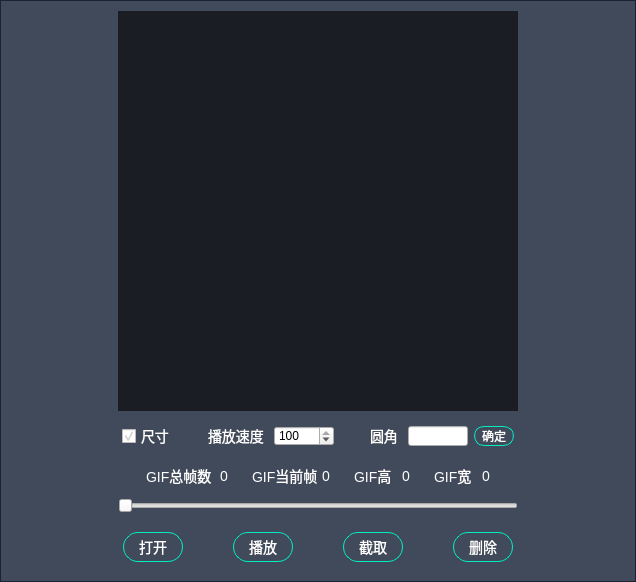
<?xml version="1.0" encoding="UTF-8"?>
<ui version="4.0">
 <class>gifHandlerClass</class>
 <widget class="QWidget" name="gifHandlerClass">
  <property name="geometry">
   <rect>
    <x>0</x>
    <y>0</y>
    <width>636</width>
    <height>582</height>
   </rect>
  </property>
  <property name="windowTitle">
   <string>gifHandler</string>
  </property>
  <property name="styleSheet">
   <string notr="true">
</string>
  </property>
  <layout class="QVBoxLayout" name="verticalLayout">
   <property name="spacing">
    <number>0</number>
   </property>
   <property name="leftMargin">
    <number>0</number>
   </property>
   <property name="topMargin">
    <number>0</number>
   </property>
   <property name="rightMargin">
    <number>0</number>
   </property>
   <property name="bottomMargin">
    <number>0</number>
   </property>
   <item>
    <widget class="QFrame" name="frame">
     <property name="styleSheet">
      <string notr="true">#frame
{
	background: rgba(21, 32, 52, 0.8);
}

QLabel
{
	font-family: 微软雅黑;
	font-size: 14px;
	color: #FFFFFF;
}</string>
     </property>
     <property name="frameShape">
      <enum>QFrame::StyledPanel</enum>
     </property>
     <property name="frameShadow">
      <enum>QFrame::Raised</enum>
     </property>
     <layout class="QVBoxLayout" name="verticalLayout_2">
      <property name="spacing">
       <number>0</number>
      </property>
      <property name="leftMargin">
       <number>0</number>
      </property>
      <property name="topMargin">
       <number>10</number>
      </property>
      <property name="rightMargin">
       <number>0</number>
      </property>
      <property name="bottomMargin">
       <number>10</number>
      </property>
      <item>
       <widget class="QWidget" name="widget_5" native="true">
        <property name="minimumSize">
         <size>
          <width>0</width>
          <height>0</height>
         </size>
        </property>
        <layout class="QHBoxLayout" name="horizontalLayout_5">
         <property name="spacing">
          <number>0</number>
         </property>
         <property name="leftMargin">
          <number>0</number>
         </property>
         <property name="topMargin">
          <number>0</number>
         </property>
         <property name="rightMargin">
          <number>0</number>
         </property>
         <property name="bottomMargin">
          <number>0</number>
         </property>
         <item>
          <widget class="QLabel" name="label_movies">
           <property name="minimumSize">
            <size>
             <width>400</width>
             <height>400</height>
            </size>
           </property>
           <property name="maximumSize">
            <size>
             <width>400</width>
             <height>400</height>
            </size>
           </property>
           <property name="styleSheet">
            <string notr="true">background-color: rgba(0, 0, 0, 0.6);</string>
           </property>
           <property name="text">
            <string/>
           </property>
          </widget>
         </item>
        </layout>
       </widget>
      </item>
      <item>
       <widget class="QWidget" name="widget" native="true">
        <property name="minimumSize">
         <size>
          <width>0</width>
          <height>50</height>
         </size>
        </property>
        <property name="maximumSize">
         <size>
          <width>16777215</width>
          <height>50</height>
         </size>
        </property>
        <layout class="QHBoxLayout" name="horizontalLayout">
         <item>
          <spacer name="horizontalSpacer_5">
           <property name="orientation">
            <enum>Qt::Horizontal</enum>
           </property>
           <property name="sizeHint" stdset="0">
            <size>
             <width>40</width>
             <height>20</height>
            </size>
           </property>
          </spacer>
         </item>
         <item>
          <widget class="QCheckBox" name="checkBox">
           <property name="minimumSize">
            <size>
             <width>50</width>
             <height>20</height>
            </size>
           </property>
           <property name="maximumSize">
            <size>
             <width>50</width>
             <height>20</height>
            </size>
           </property>
           <property name="cursor">
            <cursorShape>PointingHandCursor</cursorShape>
           </property>
           <property name="styleSheet">
            <string notr="true">QCheckBox
{
	font-family: 微软雅黑;
	font-size: 14px;
	color: #FFFFFF;
}</string>
           </property>
           <property name="text">
            <string>尺寸</string>
           </property>
           <property name="checked">
            <bool>true</bool>
           </property>
          </widget>
         </item>
         <item>
          <spacer name="horizontalSpacer">
           <property name="orientation">
            <enum>Qt::Horizontal</enum>
           </property>
           <property name="sizeType">
            <enum>QSizePolicy::Fixed</enum>
           </property>
           <property name="sizeHint" stdset="0">
            <size>
             <width>30</width>
             <height>20</height>
            </size>
           </property>
          </spacer>
         </item>
         <item>
          <widget class="QLabel" name="label">
           <property name="minimumSize">
            <size>
             <width>60</width>
             <height>20</height>
            </size>
           </property>
           <property name="maximumSize">
            <size>
             <width>60</width>
             <height>20</height>
            </size>
           </property>
           <property name="text">
            <string>播放速度</string>
           </property>
          </widget>
         </item>
         <item>
          <widget class="QSpinBox" name="spinBox">
           <property name="minimumSize">
            <size>
             <width>60</width>
             <height>20</height>
            </size>
           </property>
           <property name="maximumSize">
            <size>
             <width>60</width>
             <height>20</height>
            </size>
           </property>
           <property name="cursor">
            <cursorShape>PointingHandCursor</cursorShape>
           </property>
           <property name="maximum">
            <number>100</number>
           </property>
           <property name="value">
            <number>100</number>
           </property>
          </widget>
         </item>
         <item>
          <spacer name="horizontalSpacer_2">
           <property name="orientation">
            <enum>Qt::Horizontal</enum>
           </property>
           <property name="sizeType">
            <enum>QSizePolicy::Fixed</enum>
           </property>
           <property name="sizeHint" stdset="0">
            <size>
             <width>30</width>
             <height>20</height>
            </size>
           </property>
          </spacer>
         </item>
         <item>
          <widget class="QLabel" name="label_2">
           <property name="minimumSize">
            <size>
             <width>32</width>
             <height>20</height>
            </size>
           </property>
           <property name="maximumSize">
            <size>
             <width>32</width>
             <height>20</height>
            </size>
           </property>
           <property name="text">
            <string>圆角</string>
           </property>
          </widget>
         </item>
         <item>
          <widget class="QLineEdit" name="lineEdit">
           <property name="minimumSize">
            <size>
             <width>60</width>
             <height>20</height>
            </size>
           </property>
           <property name="maximumSize">
            <size>
             <width>60</width>
             <height>20</height>
            </size>
           </property>
          </widget>
         </item>
         <item>
          <widget class="QPushButton" name="pushButton_radius">
           <property name="minimumSize">
            <size>
             <width>40</width>
             <height>20</height>
            </size>
           </property>
           <property name="maximumSize">
            <size>
             <width>40</width>
             <height>20</height>
            </size>
           </property>
           <property name="styleSheet">
            <string notr="true">QPushButton
{
	border: 1px solid #01EEC3;
	font-family: 微软雅黑;
	font-size: 12px;
	color: #FFFFFF;
	border-radius: 10px;
}</string>
           </property>
           <property name="text">
            <string>确定</string>
           </property>
          </widget>
         </item>
         <item>
          <spacer name="horizontalSpacer_6">
           <property name="orientation">
            <enum>Qt::Horizontal</enum>
           </property>
           <property name="sizeHint" stdset="0">
            <size>
             <width>40</width>
             <height>20</height>
            </size>
           </property>
          </spacer>
         </item>
        </layout>
       </widget>
      </item>
      <item>
       <spacer name="verticalSpacer">
        <property name="orientation">
         <enum>Qt::Vertical</enum>
        </property>
        <property name="sizeHint" stdset="0">
         <size>
          <width>17</width>
          <height>37</height>
         </size>
        </property>
       </spacer>
      </item>
      <item>
       <widget class="QWidget" name="widget_4" native="true">
        <property name="minimumSize">
         <size>
          <width>0</width>
          <height>30</height>
         </size>
        </property>
        <property name="maximumSize">
         <size>
          <width>16777215</width>
          <height>30</height>
         </size>
        </property>
        <layout class="QHBoxLayout" name="horizontalLayout_4">
         <property name="spacing">
          <number>4</number>
         </property>
         <property name="leftMargin">
          <number>0</number>
         </property>
         <property name="topMargin">
          <number>0</number>
         </property>
         <property name="rightMargin">
          <number>0</number>
         </property>
         <property name="bottomMargin">
          <number>0</number>
         </property>
         <item>
          <spacer name="horizontalSpacer_9">
           <property name="orientation">
            <enum>Qt::Horizontal</enum>
           </property>
           <property name="sizeHint" stdset="0">
            <size>
             <width>175</width>
             <height>20</height>
            </size>
           </property>
          </spacer>
         </item>
         <item>
          <widget class="QLabel" name="label_3">
           <property name="minimumSize">
            <size>
             <width>70</width>
             <height>20</height>
            </size>
           </property>
           <property name="maximumSize">
            <size>
             <width>70</width>
             <height>20</height>
            </size>
           </property>
           <property name="text">
            <string>GIF总帧数</string>
           </property>
          </widget>
         </item>
         <item>
          <widget class="QLabel" name="label_gifNum">
           <property name="minimumSize">
            <size>
             <width>0</width>
             <height>20</height>
            </size>
           </property>
           <property name="maximumSize">
            <size>
             <width>16777215</width>
             <height>20</height>
            </size>
           </property>
           <property name="text">
            <string>0</string>
           </property>
          </widget>
         </item>
         <item>
          <spacer name="horizontalSpacer_11">
           <property name="orientation">
            <enum>Qt::Horizontal</enum>
           </property>
           <property name="sizeType">
            <enum>QSizePolicy::Fixed</enum>
           </property>
           <property name="sizeHint" stdset="0">
            <size>
             <width>20</width>
             <height>20</height>
            </size>
           </property>
          </spacer>
         </item>
         <item>
          <widget class="QLabel" name="label_4">
           <property name="minimumSize">
            <size>
             <width>0</width>
             <height>20</height>
            </size>
           </property>
           <property name="maximumSize">
            <size>
             <width>16777215</width>
             <height>20</height>
            </size>
           </property>
           <property name="text">
            <string>GIF当前帧</string>
           </property>
          </widget>
         </item>
         <item>
          <widget class="QLabel" name="label_gifNum_now">
           <property name="minimumSize">
            <size>
             <width>0</width>
             <height>20</height>
            </size>
           </property>
           <property name="maximumSize">
            <size>
             <width>16777215</width>
             <height>20</height>
            </size>
           </property>
           <property name="text">
            <string>0</string>
           </property>
          </widget>
         </item>
         <item>
          <spacer name="horizontalSpacer_12">
           <property name="orientation">
            <enum>Qt::Horizontal</enum>
           </property>
           <property name="sizeType">
            <enum>QSizePolicy::Fixed</enum>
           </property>
           <property name="sizeHint" stdset="0">
            <size>
             <width>20</width>
             <height>20</height>
            </size>
           </property>
          </spacer>
         </item>
         <item>
          <widget class="QLabel" name="label_5">
           <property name="minimumSize">
            <size>
             <width>44</width>
             <height>0</height>
            </size>
           </property>
           <property name="maximumSize">
            <size>
             <width>44</width>
             <height>16777215</height>
            </size>
           </property>
           <property name="text">
            <string>GIF高</string>
           </property>
          </widget>
         </item>
         <item>
          <widget class="QLabel" name="label_height">
           <property name="text">
            <string>0</string>
           </property>
          </widget>
         </item>
         <item>
          <spacer name="horizontalSpacer_13">
           <property name="orientation">
            <enum>Qt::Horizontal</enum>
           </property>
           <property name="sizeType">
            <enum>QSizePolicy::Fixed</enum>
           </property>
           <property name="sizeHint" stdset="0">
            <size>
             <width>20</width>
             <height>20</height>
            </size>
           </property>
          </spacer>
         </item>
         <item>
          <widget class="QLabel" name="label_7">
           <property name="minimumSize">
            <size>
             <width>44</width>
             <height>0</height>
            </size>
           </property>
           <property name="maximumSize">
            <size>
             <width>44</width>
             <height>16777215</height>
            </size>
           </property>
           <property name="text">
            <string>GIF宽</string>
           </property>
          </widget>
         </item>
         <item>
          <widget class="QLabel" name="label_width">
           <property name="text">
            <string>0</string>
           </property>
          </widget>
         </item>
         <item>
          <spacer name="horizontalSpacer_10">
           <property name="orientation">
            <enum>Qt::Horizontal</enum>
           </property>
           <property name="sizeHint" stdset="0">
            <size>
             <width>175</width>
             <height>20</height>
            </size>
           </property>
          </spacer>
         </item>
        </layout>
       </widget>
      </item>
      <item>
       <widget class="QWidget" name="widget_3" native="true">
        <property name="minimumSize">
         <size>
          <width>0</width>
          <height>30</height>
         </size>
        </property>
        <property name="maximumSize">
         <size>
          <width>16777215</width>
          <height>30</height>
         </size>
        </property>
        <layout class="QHBoxLayout" name="horizontalLayout_3">
         <property name="spacing">
          <number>4</number>
         </property>
         <property name="leftMargin">
          <number>0</number>
         </property>
         <property name="topMargin">
          <number>0</number>
         </property>
         <property name="rightMargin">
          <number>0</number>
         </property>
         <property name="bottomMargin">
          <number>0</number>
         </property>
         <item>
          <spacer name="horizontalSpacer_7">
           <property name="orientation">
            <enum>Qt::Horizontal</enum>
           </property>
           <property name="sizeHint" stdset="0">
            <size>
             <width>40</width>
             <height>20</height>
            </size>
           </property>
          </spacer>
         </item>
         <item>
          <widget class="QSlider" name="horizontalSlider">
           <property name="minimumSize">
            <size>
             <width>400</width>
             <height>20</height>
            </size>
           </property>
           <property name="maximumSize">
            <size>
             <width>400</width>
             <height>20</height>
            </size>
           </property>
           <property name="cursor">
            <cursorShape>PointingHandCursor</cursorShape>
           </property>
           <property name="orientation">
            <enum>Qt::Horizontal</enum>
           </property>
          </widget>
         </item>
         <item>
          <spacer name="horizontalSpacer_8">
           <property name="orientation">
            <enum>Qt::Horizontal</enum>
           </property>
           <property name="sizeHint" stdset="0">
            <size>
             <width>40</width>
             <height>20</height>
            </size>
           </property>
          </spacer>
         </item>
        </layout>
       </widget>
      </item>
      <item>
       <widget class="QWidget" name="widget_2" native="true">
        <property name="minimumSize">
         <size>
          <width>0</width>
          <height>50</height>
         </size>
        </property>
        <property name="maximumSize">
         <size>
          <width>16777215</width>
          <height>50</height>
         </size>
        </property>
        <property name="styleSheet">
         <string notr="true">QPushButton
{
	border: 1px solid #01EEC3;
	font-family: 微软雅黑;
	font-size: 14px;
	color: #FFFFFF;
	border-radius: 15px;
}</string>
        </property>
        <layout class="QHBoxLayout" name="horizontalLayout_2">
         <property name="spacing">
          <number>50</number>
         </property>
         <item>
          <spacer name="horizontalSpacer_3">
           <property name="orientation">
            <enum>Qt::Horizontal</enum>
           </property>
           <property name="sizeHint" stdset="0">
            <size>
             <width>40</width>
             <height>20</height>
            </size>
           </property>
          </spacer>
         </item>
         <item>
          <widget class="QPushButton" name="pushButton_open">
           <property name="minimumSize">
            <size>
             <width>60</width>
             <height>30</height>
            </size>
           </property>
           <property name="maximumSize">
            <size>
             <width>60</width>
             <height>30</height>
            </size>
           </property>
           <property name="cursor">
            <cursorShape>PointingHandCursor</cursorShape>
           </property>
           <property name="text">
            <string>打开</string>
           </property>
          </widget>
         </item>
         <item>
          <widget class="QPushButton" name="pushButton_play">
           <property name="enabled">
            <bool>true</bool>
           </property>
           <property name="minimumSize">
            <size>
             <width>60</width>
             <height>30</height>
            </size>
           </property>
           <property name="maximumSize">
            <size>
             <width>60</width>
             <height>30</height>
            </size>
           </property>
           <property name="cursor">
            <cursorShape>PointingHandCursor</cursorShape>
           </property>
           <property name="text">
            <string>播放</string>
           </property>
          </widget>
         </item>
         <item>
          <widget class="QPushButton" name="pushButton_cut">
           <property name="minimumSize">
            <size>
             <width>60</width>
             <height>30</height>
            </size>
           </property>
           <property name="maximumSize">
            <size>
             <width>60</width>
             <height>30</height>
            </size>
           </property>
           <property name="cursor">
            <cursorShape>PointingHandCursor</cursorShape>
           </property>
           <property name="text">
            <string>截取</string>
           </property>
          </widget>
         </item>
         <item>
          <widget class="QPushButton" name="pushButton_dele">
           <property name="minimumSize">
            <size>
             <width>60</width>
             <height>30</height>
            </size>
           </property>
           <property name="maximumSize">
            <size>
             <width>60</width>
             <height>30</height>
            </size>
           </property>
           <property name="cursor">
            <cursorShape>PointingHandCursor</cursorShape>
           </property>
           <property name="text">
            <string>删除</string>
           </property>
          </widget>
         </item>
         <item>
          <spacer name="horizontalSpacer_4">
           <property name="orientation">
            <enum>Qt::Horizontal</enum>
           </property>
           <property name="sizeHint" stdset="0">
            <size>
             <width>40</width>
             <height>20</height>
            </size>
           </property>
          </spacer>
         </item>
        </layout>
       </widget>
      </item>
     </layout>
    </widget>
   </item>
  </layout>
 </widget>
 <layoutdefault spacing="6" margin="11"/>
 <resources>
  <include location="gifHandler.qrc"/>
 </resources>
 <connections/>
</ui>
